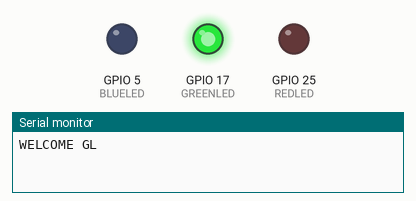
A sketch run on a simulated ESP32. On the bench: output pins drawn as LEDs (lit = HIGH), the last lines printed to the serial monitor.

Above: at 2.5 s.
At 7.5 s:
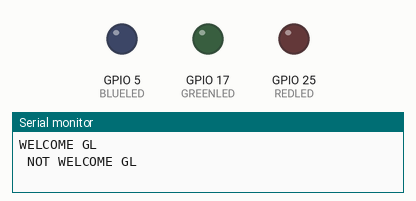
At 12.5 s:
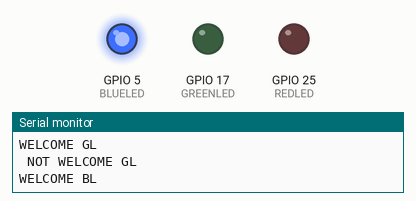
At 22.5 s:
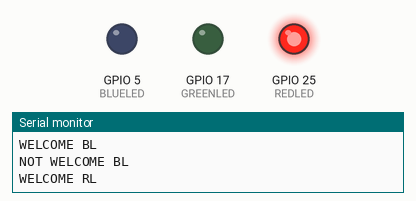
At 32.5 s:
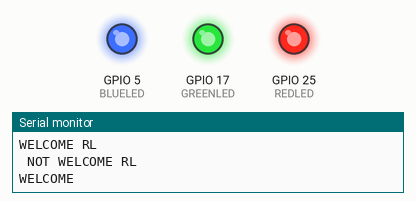
At 47.5 s:
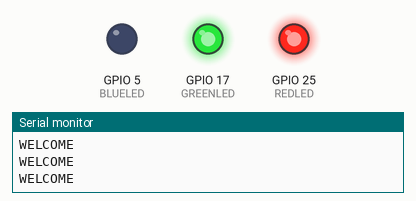
Timing chart, 0 to 57.5 s (numbered marks = the images above):
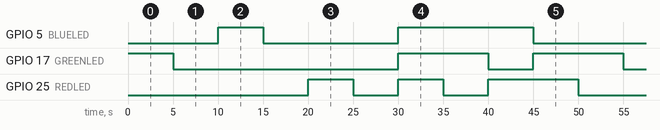

Measured:
- by itself, GPIO 5 (BLUELED): repeats every 50.0 s: LOW 15.0 s, HIGH 15.0 s, LOW 15.0 s, HIGH 5.0 s
- by itself, GPIO 17 (GREENLED): repeats every 50.0 s: LOW 25.0 s, HIGH 10.0 s, LOW 5.0 s, HIGH 10.0 s
- by itself, GPIO 25 (REDLED): repeats every 50.0 s: LOW 5.0 s, HIGH 5.0 s, LOW 5.0 s, HIGH 10.0 s, LOW 20.0 s, HIGH 5.0 s

The sketch:

led_iot_2.ino
```cpp
#define GREENLED 17
#define BLUELED  5
#define REDLED   25


void setup() {
  // put your setup code here, to run once:
  pinMode(GREENLED ,OUTPUT);
  pinMode(BLUELED,OUTPUT);
  pinMode(REDLED,OUTPUT);
  Serial.begin(9600);

}
void loop() {
  // put your main code here, to run repeatedly:

digitalWrite(GREENLED,HIGH);
Serial.println("WELCOME GL");
delay(5000);
digitalWrite(GREENLED,LOW);
Serial.println(" NOT WELCOME GL");
delay(5000);

digitalWrite(BLUELED,HIGH);
Serial.println("WELCOME BL");
delay(5000);
digitalWrite(BLUELED,LOW);
Serial.println("NOT WELCOME BL");
delay(5000);

digitalWrite(REDLED,HIGH);
Serial.println("WELCOME RL");
delay(5000);
digitalWrite(REDLED,LOW);
Serial.println(" NOT WELCOME RL");
delay(5000);

digitalWrite(GREENLED,HIGH);
digitalWrite(BLUELED,HIGH);
digitalWrite(REDLED,HIGH);
Serial.println("WELCOME");
delay(5000);
digitalWrite(GREENLED,LOW);
digitalWrite(BLUELED,LOW);
digitalWrite(REDLED,LOW);

digitalWrite(GREENLED,HIGH);
digitalWrite(BLUELED,HIGH);
Serial.println("WELCOME");
delay(5000);
digitalWrite(GREENLED,LOW);
digitalWrite(BLUELED,LOW);

digitalWrite(BLUELED,HIGH);
digitalWrite(REDLED,HIGH);
Serial.println("WELCOME");
delay(5000);
digitalWrite(BLUELED,LOW);
digitalWrite(BLUELED,LOW);

digitalWrite(GREENLED,HIGH);
digitalWrite(REDLED,HIGH);
Serial.println("WELCOME");
delay(5000);
digitalWrite(GREENLED,LOW);
digitalWrite(REDLED,LOW);

}
```
